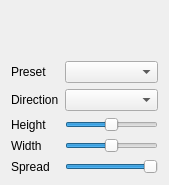
<?xml version="1.0" encoding="UTF-8"?>
<ui version="4.0">
 <class>CustomGradientWave</class>
 <widget class="QWidget" name="CustomGradientWave">
  <property name="geometry">
   <rect>
    <x>0</x>
    <y>0</y>
    <width>169</width>
    <height>185</height>
   </rect>
  </property>
  <layout class="QGridLayout" name="gridLayout">
   <item row="5" column="1">
    <widget class="QTooltipedSlider" name="width">
     <property name="minimum">
      <number>0</number>
     </property>
     <property name="maximum">
      <number>100</number>
     </property>
     <property name="value">
      <number>50</number>
     </property>
     <property name="orientation">
      <enum>Qt::Horizontal</enum>
     </property>
    </widget>
   </item>
   <item row="4" column="0">
    <widget class="QLabel" name="label_2">
     <property name="text">
      <string>Height</string>
     </property>
    </widget>
   </item>
   <item row="2" column="0">
    <widget class="QLabel" name="presetlabel">
     <property name="text">
      <string>Preset</string>
     </property>
    </widget>
   </item>
   <item row="6" column="0">
    <widget class="QLabel" name="label_3">
     <property name="text">
      <string>Spread</string>
     </property>
    </widget>
   </item>
   <item row="4" column="1">
    <widget class="QTooltipedSlider" name="height">
     <property name="minimum">
      <number>0</number>
     </property>
     <property name="maximum">
      <number>100</number>
     </property>
     <property name="value">
      <number>50</number>
     </property>
     <property name="orientation">
      <enum>Qt::Horizontal</enum>
     </property>
    </widget>
   </item>
   <item row="3" column="1">
    <widget class="QComboBox" name="direction"/>
   </item>
   <item row="3" column="0">
    <widget class="QLabel" name="directionLabel">
     <property name="text">
      <string>Direction</string>
     </property>
    </widget>
   </item>
   <item row="5" column="0">
    <widget class="QLabel" name="label_4">
     <property name="text">
      <string>Width</string>
     </property>
    </widget>
   </item>
   <item row="0" column="0" colspan="2">
    <widget class="ColorsPicker" name="colorsPicker" native="true"/>
   </item>
   <item row="2" column="1">
    <widget class="QComboBox" name="preset"/>
   </item>
   <item row="6" column="1">
    <widget class="QTooltipedSlider" name="spread">
     <property name="maximum">
      <number>100</number>
     </property>
     <property name="value">
      <number>100</number>
     </property>
     <property name="orientation">
      <enum>Qt::Horizontal</enum>
     </property>
    </widget>
   </item>
   <item row="1" column="0" colspan="2">
    <widget class="QLabel" name="gradient">
     <property name="sizePolicy">
      <sizepolicy hsizetype="Expanding" vsizetype="Fixed">
       <horstretch>0</horstretch>
       <verstretch>0</verstretch>
      </sizepolicy>
     </property>
     <property name="minimumSize">
      <size>
       <width>0</width>
       <height>20</height>
      </size>
     </property>
     <property name="maximumSize">
      <size>
       <width>16777215</width>
       <height>20</height>
      </size>
     </property>
     <property name="text">
      <string/>
     </property>
     <property name="scaledContents">
      <bool>true</bool>
     </property>
    </widget>
   </item>
  </layout>
 </widget>
 <customwidgets>
  <customwidget>
   <class>QTooltipedSlider</class>
   <extends>QSlider</extends>
   <header location="global">QTooltipedSlider.h</header>
  </customwidget>
  <customwidget>
   <class>ColorsPicker</class>
   <extends>QWidget</extends>
   <header location="global">ColorsPicker.h</header>
   <container>1</container>
  </customwidget>
 </customwidgets>
 <resources/>
 <connections/>
</ui>
